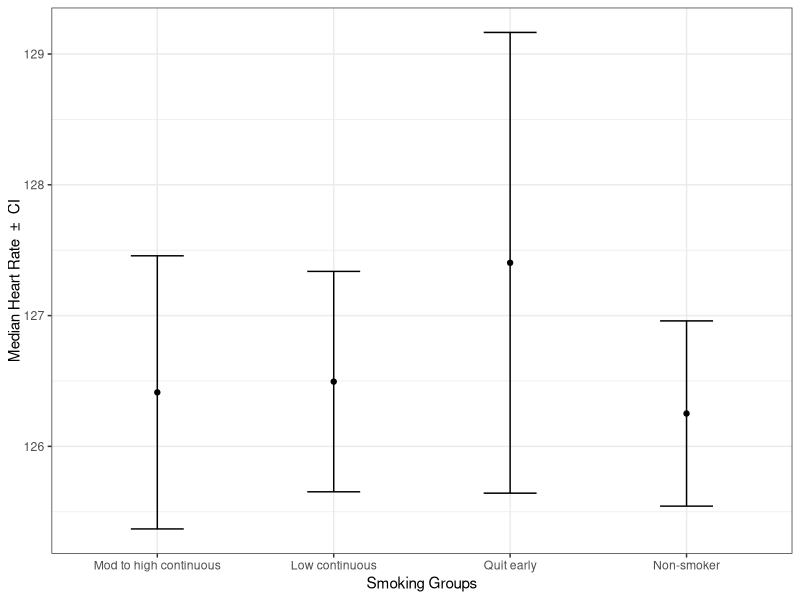
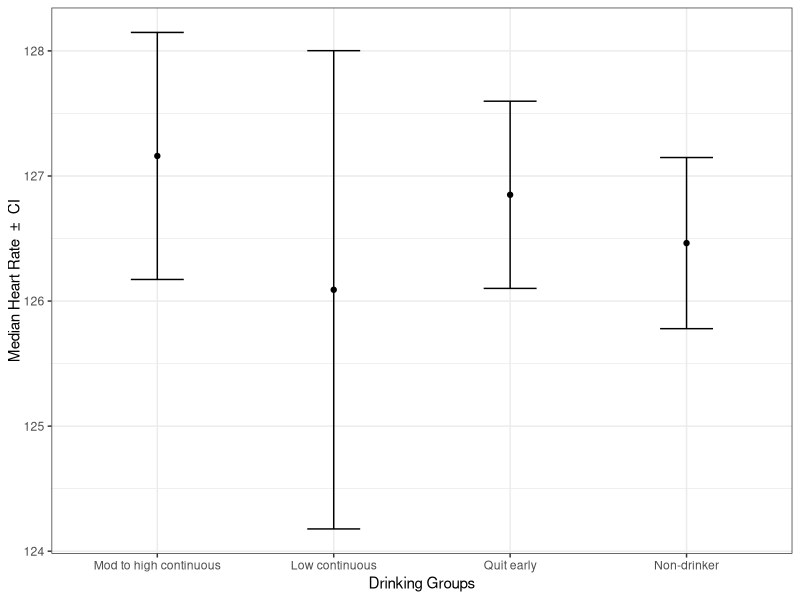

Source code (R) for these figures, in order:
library(ggthemes)
library(ggplot2)

######## MEDIAN HEART RATE #########
#sg
sg_medianHR <- data.frame(grp=c("Mod to high continuous", "Low continuous", "Quit early", "Non-smoker"),
                          est=c(126.413015, 126.495186, 127.403700, 126.251242),
                          min=c(125.368909, 125.652523, 125.642273, 125.543046),
                          max=c(127.457121, 127.337849, 129.165127, 126.959438))


level_sg <- c("Mod to high continuous", "Low continuous", "Quit early", "Non-smoker")


pdf("C:/Users/Shreya/Documents/Research/ANS Table/Plots/medianHR_sg.pdf", onefile=FALSE)
ggplot(sg_medianHR, aes(x=factor(grp, level = level_sg), y=est)) +
  geom_point()+
  geom_errorbar(aes(ymin=min, ymax=max), width=0.3, size=0.5) +
  theme_bw() +
  theme(axis.title = element_text(), axis.title.y = element_text(margin = margin(t = 20, r = 0, b = 0, l = 0))) + 
  ylab(paste("Median Heart Rate ", "\u00B1", " CI")) + xlab("Smoking Groups")
dev.off()


#dg
dg_medianHR <- data.frame(grp=c("Mod to high continuous", "Low continuous", "Quit early", "Non-drinker"),
                          est=c(127.160123, 126.090062, 126.849586, 126.463372),
                          min=c(126.172597, 124.178184, 126.101233, 125.779108),
                          max=c(128.147650, 128.001939, 127.597939, 127.147636))

level_dg <- c("Mod to high continuous", "Low continuous", "Quit early", "Non-drinker")

pdf("C:/Users/Shreya/Documents/Research/ANS Table/Plots/medianHR_dg.pdf", onefile=FALSE)
ggplot(dg_medianHR, aes(x=factor(grp, level = level_dg), y=est)) +
  geom_point()+
  geom_errorbar(aes(ymin=min, ymax=max), width=0.3, size=0.5) +
  theme_bw() +
  theme(axis.title = element_text(), axis.title.y = element_text(margin = margin(t = 20, r = 0, b = 0, l = 0))) + 
  ylab(paste("Median Heart Rate ", "\u00B1", " CI")) + xlab("Drinking Groups")
dev.off()

#######################################################################################################################








################################ ALTERNATE ###################################
# ggplot(sg_HRmedAb1, aes(x=factor(grp, level = level_order), y=est)) + 
#   geom_errorbar(aes(ymin=min, ymax=max)) + theme(axis.title.x = element_blank())

# plotCI(x = sg_HRmedAb1$grp,               # plotrix plot with confidence intervals
#        y = sg_HRmedAb1$est,
#        li = sg_HRmedAb1$min,
#        ui = sg_HRmedAb1$max)

# ggplot(sg_HRmedAb1, aes(x=factor(grp, level = level_order), y=est)) +
#   geom_pointrange(aes(ymin=min, ymax=max)) +
#   theme_classic() +
#   theme(axis.title = element_text(), axis.title.x = element_blank(), axis.title.y = element_text(margin = margin(t = 0, r = 20, b = 0, l = 0))) + 
#   ylab("Median Heart Rate in Active Sleep")


# #both 
# sg <- factor(c("Mod to high continuous", "Low continuous", "Quit early", "Non-smoker"), 
#              level = c("Mod to high continuous", "Low continuous", "Quit early", "Non-smoker"))
# dg <- factor(c("Mod to high continuous", "Low continuous", "Quit early", "Non-drinker"), 
#              level = c("Mod to high continuous", "Low continuous", "Quit early", "Non-drinker"))

# HRmedAb1 <- data.frame(grp=vector(sg, dg),
#                        fac=factor(c("s", "s", "s", "s", "d", "d", "d", "d")),
#                        est=c(126.413015, 126.495186, 127.403700, 126.251242,
#                              127.160123, 126.090062, 126.849586, 126.463372),
#                        min=c(125.368909, 125.652523, 125.642273, 125.543046,
#                              126.172597, 124.178184, 126.101233, 125.779108),
#                        max=c(127.457121, 127.337849, 129.165127, 126.959438,
#                              128.147650, 128.001939, 127.597939,  127.147636))
# 
# level_order2 <- c("Mod to high continuous", "Low continuous", "Quit early", "Non-smoker",
#                   "Non-drinker")
# 
# ggplot(HRmedAb1, aes(x=grp, y=est, col=fac)) +
#   geom_point()+
#   geom_errorbar(aes(ymin=min, ymax=max), width=0.3, size=0.5) +
#   theme_bw() +
#   theme(axis.title = element_text(), axis.title.y = element_text(margin = margin(t = 20, r = 0, b = 0, l = 0))) + 
#   ylab(paste("Median Heart Rate ", "\u00B1", " CI")) + xlab("Smoking Groups") +
#   facet_wrap(~fac)
